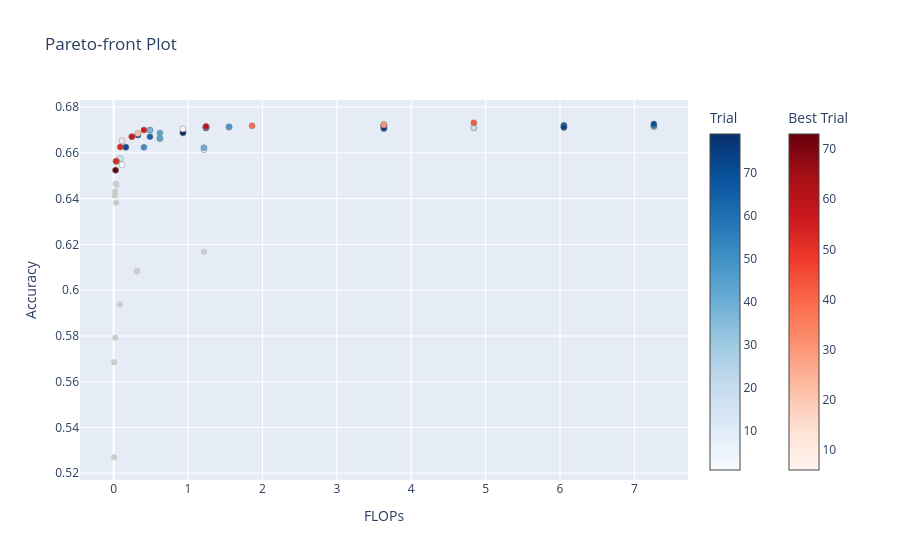

Notebook cell for this chart:
### Code cell
fig = optuna.visualization.plot_pareto_front(
    structure_study,
    target_names=["FLOPs", "Accuracy"],
)
fig.write_image("optuna_results/plots/pareto_front_8p3f.png")
fig.show()

### Figure 1 — Plotly figure (JSON) as saved in the notebook; plotly's stock layout.template omitted (floating-point values rounded to 4 significant figures)
{"data": [{"hovertemplate": "%{text}<extra>Infeasible Trial</extra>", "marker": {"color": "#cccccc"}, "mode": "markers", "showlegend": false, "text": ["{<br>  \"number\": 0,<br>  \"values\": [<br>    0.026168,<br>    0.6466129032258064<br>  ],<br>  \"params\": {<br>    \"num_transformers\": 4,<br>    \"dim_heads\": \"8_2\",<br>    \"dropout\": 0.05<br>  },<br>  \"user_attrs\": {<br>    \"acc\": 0.6466129032258064<br>  }<br>}", "{<br>  \"number\": 3,<br>  \"values\": [<br>    0.006728,<br>    0.5685322580645161<br>  ],<br>  \"params\": {<br>    \"num_transformers\": 1,<br>    \"dim_heads\": \"8_2\",<br>    \"dropout\": 0.05<br>  },<br>  \"user_attrs\": {<br>    \"acc\": 0.5685322580645161<br>  }<br>}", "{<br>  \"number\": 11,<br>  \"values\": [<br>    0.311874,<br>    0.6083225806451613<br>  ],<br>  \"params\": {<br>    \"num_transformers\": 1,<br>    \"dim_heads\": \"64_2\",<br>    \"dropout\": 0.05<br>  },<br>  \"user_attrs\": {<br>    \"acc\": 0.6083225806451613<br>  }<br>}", "{<br>  \"number\": 13,<br>  \"values\": [<br>    0.032648,<br>    0.6381612903225806<br>  ],<br>  \"params\": {<br>    \"num_transformers\": 5,<br>    \"dim_heads\": \"8_2\",<br>    \"dropout\": 0.05<br>  },<br>  \"user_attrs\": {<br>    \"acc\": 0.6381612903225806<br>  }<br>}", "{<br>  \"number\": 26,<br>  \"values\": [<br>    0.019688,<br>    0.6431129032258065<br>  ],<br>  \"params\": {<br>    \"num_transformers\": 3,<br>    \"dim_heads\": \"8_2\",<br>    \"dropout\": 0.05<br>  },<br>  \"user_attrs\": {<br>    \"acc\": 0.6431129032258065<br>  }<br>}", "{<br>  \"number\": 34,<br>  \"values\": [<br>    0.311874,<br>    0.6083225806451613<br>  ],<br>  \"params\": {<br>    \"num_transformers\": 1,<br>    \"dim_heads\": \"64_2\",<br>    \"dropout\": 0.05<br>  },<br>  \"user_attrs\": {<br>    \"acc\": 0.6083225806451613<br>  }<br>}", "{<br>  \"number\": 40,<br>  \"values\": [<br>    0.082208,<br>    0.5936935483870968<br>  ],<br>  \"params\": {<br>    \"num_transformers\": 1,<br>    \"dim_heads\": \"32_2\",<br>    \"dropout\": 0.05<br>  },<br>  \"user_attrs\": {<br>    \"acc\": 0.5936935483870968<br>  }<br>}", "{<br>  \"number\": 45,<br>  \"values\": [<br>    0.039128,<br>    0.6459677419354839<br>  ],<br>  \"params\": {<br>    \"num_transformers\": 6,<br>    \"dim_heads\": \"8_2\",<br>    \"dropout\": 0.05<br>  },<br>  \"user_attrs\": {<br>    \"acc\": 0.6459677419354839<br>  }<br>}", "{<br>  \"number\": 46,<br>  \"values\": [<br>    0.022672,<br>    0.5792258064516129<br>  ],<br>  \"params\": {<br>    \"num_transformers\": 1,<br>    \"dim_heads\": \"16_2\",<br>    \"dropout\": 0.05<br>  },<br>  \"user_attrs\": {<br>    \"acc\": 0.5792258064516129<br>  }<br>}", "{<br>  \"number\": 54,<br>  \"values\": [<br>    0.013208,<br>    0.6414354838709677<br>  ],<br>  \"params\": {<br>    \"num_transformers\": 2,<br>    \"dim_heads\": \"8_2\",<br>    \"dropout\": 0.05<br>  },<br>  \"user_attrs\": {<br>    \"acc\": 0.6414354838709677<br>  }<br>}", "{<br>  \"number\": 66,<br>  \"values\": [<br>    0.006728,<br>    0.5269838709677419<br>  ],<br>  \"params\": {<br>    \"num_transformers\": 1,<br>    \"dim_heads\": \"8_2\",<br>    \"dropout\": 0.0<br>  },<br>  \"user_attrs\": {<br>    \"acc\": 0.5269838709677419<br>  }<br>}", "{<br>  \"number\": 72,<br>  \"values\": [<br>    0.311874,<br>    0.6083225806451613<br>  ],<br>  \"params\": {<br>    \"num_transformers\": 1,<br>    \"dim_heads\": \"64_2\",<br>    \"dropout\": 0.05<br>  },<br>  \"user_attrs\": {<br>    \"acc\": 0.6083225806451613<br>  }<br>}", "{<br>  \"number\": 78,<br>  \"values\": [<br>    1.213572,<br>    0.6168064516129033<br>  ],<br>  \"params\": {<br>    \"num_transformers\": 1,<br>    \"dim_heads\": \"128_2\",<br>    \"dropout\": 0.0<br>  },<br>  \"user_attrs\": {<br>    \"acc\": 0.6168064516129033<br>  }<br>}"], "type": "scatter", "x": [0.02617, 0.006728, 0.3119, 0.03265, 0.01969, 0.3119, 0.08221, 0.03913, 0.02267, 0.01321, 0.006728, 0.3119, 1.214], "y": [0.6466, 0.5685, 0.6083, 0.6382, 0.6431, 0.6083, 0.5937, 0.646, 0.5792, 0.6414, 0.527, 0.6083, 0.6168]}, {"hovertemplate": "%{text}<extra>Feasible Trial</extra>", "marker": {"color": [1, 2, 4, 5, 8, 9, 10, 15, 16, 17, 19, 20, 25, 28, 29, 30, 32, 33, 35, 36, 37, 38, 41, 43, 44, 47, 48, 49, 50, 51, 56, 58, 59, 60, 62, 63, 64, 65, 67, 68, 69, 70, 71, 74, 75, 76, 77, 79], "colorbar": {"title": {"text": "Trial"}}, "colorscale": [[0, "rgb(247,251,255)"], [0.125, "rgb(222,235,247)"], [0.25, "rgb(198,219,239)"], [0.375, "rgb(158,202,225)"], [0.5, "rgb(107,174,214)"], [0.625, "rgb(66,146,198)"], [0.75, "rgb(33,113,181)"], [0.875, "rgb(8,81,156)"], [1, "rgb(8,48,107)"]], "line": {"color": "Grey", "width": 0.5}}, "mode": "markers", "showlegend": false, "text": ["{<br>  \"number\": 1,<br>  \"values\": [<br>    0.111376,<br>    0.6547580645161291<br>  ],<br>  \"params\": {<br>    \"num_transformers\": 5,<br>    \"dim_heads\": \"16_2\",<br>    \"dropout\": 0.05<br>  },<br>  \"user_attrs\": {<br>    \"acc\": 0.6547580645161291<br>  }<br>}", "{<br>  \"number\": 2,<br>  \"values\": [<br>    1.241544,<br>    0.6710967741935484<br>  ],<br>  \"params\": {<br>    \"num_transformers\": 4,<br>    \"dim_heads\": \"64_4\",<br>    \"dropout\": 0.0<br>  },<br>  \"user_attrs\": {<br>    \"acc\": 0.6710967741935484<br>  }<br>}", "{<br>  \"number\": 4,<br>  \"values\": [<br>    0.621764,<br>    0.6663225806451613<br>  ],<br>  \"params\": {<br>    \"num_transformers\": 2,<br>    \"dim_heads\": \"64_2\",<br>    \"dropout\": 0.0<br>  },<br>  \"user_attrs\": {<br>    \"acc\": 0.6663225806451613<br>  }<br>}", "{<br>  \"number\": 5,<br>  \"values\": [<br>    4.842384,<br>    0.671016129032258<br>  ],<br>  \"params\": {<br>    \"num_transformers\": 4,<br>    \"dim_heads\": \"128_4\",<br>    \"dropout\": 0.0<br>  },<br>  \"user_attrs\": {<br>    \"acc\": 0.671016129032258<br>  }<br>}", "{<br>  \"number\": 8,<br>  \"values\": [<br>    1.213572,<br>    0.6613870967741935<br>  ],<br>  \"params\": {<br>    \"num_transformers\": 1,<br>    \"dim_heads\": \"128_8\",<br>    \"dropout\": 0.05<br>  },<br>  \"user_attrs\": {<br>    \"acc\": 0.6613870967741935<br>  }<br>}", "{<br>  \"number\": 9,<br>  \"values\": [<br>    3.63278,<br>    0.6705967741935484<br>  ],<br>  \"params\": {<br>    \"num_transformers\": 3,<br>    \"dim_heads\": \"128_2\",<br>    \"dropout\": 0.05<br>  },<br>  \"user_attrs\": {<br>    \"acc\": 0.6705967741935484<br>  }<br>}", "{<br>  \"number\": 10,<br>  \"values\": [<br>    1.241544,<br>    0.6709677419354839<br>  ],<br>  \"params\": {<br>    \"num_transformers\": 4,<br>    \"dim_heads\": \"64_2\",<br>    \"dropout\": 0.05<br>  },<br>  \"user_attrs\": {<br>    \"acc\": 0.6709677419354839<br>  }<br>}", "{<br>  \"number\": 15,<br>  \"values\": [<br>    0.0892,<br>    0.6575645161290322<br>  ],<br>  \"params\": {<br>    \"num_transformers\": 4,<br>    \"dim_heads\": \"16_2\",<br>    \"dropout\": 0.05<br>  },<br>  \"user_attrs\": {<br>    \"acc\": 0.6575645161290322<br>  }<br>}", "{<br>  \"number\": 16,<br>  \"values\": [<br>    6.051988,<br>    0.6711774193548387<br>  ],<br>  \"params\": {<br>    \"num_transformers\": 5,<br>    \"dim_heads\": \"128_4\",<br>    \"dropout\": 0.0<br>  },<br>  \"user_attrs\": {<br>    \"acc\": 0.6711774193548387<br>  }<br>}", "{<br>  \"number\": 17,<br>  \"values\": [<br>    6.051988,<br>    0.6710967741935484<br>  ],<br>  \"params\": {<br>    \"num_transformers\": 5,<br>    \"dim_heads\": \"128_2\",<br>    \"dropout\": 0.0<br>  },<br>  \"user_attrs\": {<br>    \"acc\": 0.6710967741935484<br>  }<br>}", "{<br>  \"number\": 19,<br>  \"values\": [<br>    4.842384,<br>    0.671016129032258<br>  ],<br>  \"params\": {<br>    \"num_transformers\": 4,<br>    \"dim_heads\": \"128_4\",<br>    \"dropout\": 0.0<br>  },<br>  \"user_attrs\": {<br>    \"acc\": 0.671016129032258<br>  }<br>}", "{<br>  \"number\": 20,<br>  \"values\": [<br>    0.931654,<br>    0.6692903225806451<br>  ],<br>  \"params\": {<br>    \"num_transformers\": 3,<br>    \"dim_heads\": \"64_2\",<br>    \"dropout\": 0.05<br>  },<br>  \"user_attrs\": {<br>    \"acc\": 0.6692903225806451<br>  }<br>}", "{<br>  \"number\": 25,<br>  \"values\": [<br>    0.163424,<br>    0.6625161290322581<br>  ],<br>  \"params\": {<br>    \"num_transformers\": 2,<br>    \"dim_heads\": \"32_2\",<br>    \"dropout\": 0.05<br>  },<br>  \"user_attrs\": {<br>    \"acc\": 0.6625161290322581<br>  }<br>}", "{<br>  \"number\": 28,<br>  \"values\": [<br>    7.261592,<br>    0.6715806451612903<br>  ],<br>  \"params\": {<br>    \"num_transformers\": 6,<br>    \"dim_heads\": \"128_8\",<br>    \"dropout\": 0.0<br>  },<br>  \"user_attrs\": {<br>    \"acc\": 0.6715806451612903<br>  }<br>}", "{<br>  \"number\": 29,<br>  \"values\": [<br>    1.551434,<br>    0.6711935483870968<br>  ],<br>  \"params\": {<br>    \"num_transformers\": 5,<br>    \"dim_heads\": \"64_4\",<br>    \"dropout\": 0.0<br>  },<br>  \"user_attrs\": {<br>    \"acc\": 0.6711935483870968<br>  }<br>}", "{<br>  \"number\": 30,<br>  \"values\": [<br>    0.931654,<br>    0.6687580645161291<br>  ],<br>  \"params\": {<br>    \"num_transformers\": 3,<br>    \"dim_heads\": \"64_2\",<br>    \"dropout\": 0.0<br>  },<br>  \"user_attrs\": {<br>    \"acc\": 0.6687580645161291<br>  }<br>}", "{<br>  \"number\": 32,<br>  \"values\": [<br>    1.241544,<br>    0.6710967741935484<br>  ],<br>  \"params\": {<br>    \"num_transformers\": 4,<br>    \"dim_heads\": \"64_4\",<br>    \"dropout\": 0.0<br>  },<br>  \"user_attrs\": {<br>    \"acc\": 0.6710967741935484<br>  }<br>}", "{<br>  \"number\": 33,<br>  \"values\": [<br>    0.488288,<br>    0.6699677419354839<br>  ],<br>  \"params\": {<br>    \"num_transformers\": 6,<br>    \"dim_heads\": \"32_2\",<br>    \"dropout\": 0.0<br>  },<br>  \"user_attrs\": {<br>    \"acc\": 0.6699677419354839<br>  }<br>}", "{<br>  \"number\": 35,<br>  \"values\": [<br>    0.325856,<br>    0.6678709677419354<br>  ],<br>  \"params\": {<br>    \"num_transformers\": 4,<br>    \"dim_heads\": \"32_2\",<br>    \"dropout\": 0.05<br>  },<br>  \"user_attrs\": {<br>    \"acc\": 0.6678709677419354<br>  }<br>}", "{<br>  \"number\": 36,<br>  \"values\": [<br>    0.163424,<br>    0.6625161290322581<br>  ],<br>  \"params\": {<br>    \"num_transformers\": 2,<br>    \"dim_heads\": \"32_2\",<br>    \"dropout\": 0.05<br>  },<br>  \"user_attrs\": {<br>    \"acc\": 0.6625161290322581<br>  }<br>}", "{<br>  \"number\": 37,<br>  \"values\": [<br>    0.488288,<br>    0.6699677419354839<br>  ],<br>  \"params\": {<br>    \"num_transformers\": 6,<br>    \"dim_heads\": \"32_2\",<br>    \"dropout\": 0.0<br>  },<br>  \"user_attrs\": {<br>    \"acc\": 0.6699677419354839<br>  }<br>}", "{<br>  \"number\": 38,<br>  \"values\": [<br>    7.261592,<br>    0.6715806451612903<br>  ],<br>  \"params\": {<br>    \"num_transformers\": 6,<br>    \"dim_heads\": \"128_8\",<br>    \"dropout\": 0.0<br>  },<br>  \"user_attrs\": {<br>    \"acc\": 0.6715806451612903<br>  }<br>}", "{<br>  \"number\": 41,<br>  \"values\": [<br>    1.213572,<br>    0.662258064516129<br>  ],<br>  \"params\": {<br>    \"num_transformers\": 1,<br>    \"dim_heads\": \"128_8\",<br>    \"dropout\": 0.0<br>  },<br>  \"user_attrs\": {<br>    \"acc\": 0.662258064516129<br>  }<br>}", "{<br>  \"number\": 43,<br>  \"values\": [<br>    0.621764,<br>    0.6686451612903226<br>  ],<br>  \"params\": {<br>    \"num_transformers\": 2,<br>    \"dim_heads\": \"64_4\",<br>    \"dropout\": 0.0<br>  },<br>  \"user_attrs\": {<br>    \"acc\": 0.6686451612903226<br>  }<br>}", "{<br>  \"number\": 44,<br>  \"values\": [<br>    0.621764,<br>    0.6663225806451613<br>  ],<br>  \"params\": {<br>    \"num_transformers\": 2,<br>    \"dim_heads\": \"64_2\",<br>    \"dropout\": 0.0<br>  },<br>  \"user_attrs\": {<br>    \"acc\": 0.6663225806451613<br>  }<br>}", "{<br>  \"number\": 47,<br>  \"values\": [<br>    3.63278,<br>    0.6720483870967742<br>  ],<br>  \"params\": {<br>    \"num_transformers\": 3,<br>    \"dim_heads\": \"128_4\",<br>    \"dropout\": 0.05<br>  },<br>  \"user_attrs\": {<br>    \"acc\": 0.6720483870967742<br>  }<br>}", "{<br>  \"number\": 48,<br>  \"values\": [<br>    1.551434,<br>    0.6714677419354839<br>  ],<br>  \"params\": {<br>    \"num_transformers\": 5,<br>    \"dim_heads\": \"64_2\",<br>    \"dropout\": 0.0<br>  },<br>  \"user_attrs\": {<br>    \"acc\": 0.6714677419354839<br>  }<br>}", "{<br>  \"number\": 49,<br>  \"values\": [<br>    6.051988,<br>    0.6719677419354839<br>  ],<br>  \"params\": {<br>    \"num_transformers\": 5,<br>    \"dim_heads\": \"128_2\",<br>    \"dropout\": 0.05<br>  },<br>  \"user_attrs\": {<br>    \"acc\": 0.6719677419354839<br>  }<br>}", "{<br>  \"number\": 50,<br>  \"values\": [<br>    1.241544,<br>    0.6709677419354839<br>  ],<br>  \"params\": {<br>    \"num_transformers\": 4,<br>    \"dim_heads\": \"64_2\",<br>    \"dropout\": 0.05<br>  },<br>  \"user_attrs\": {<br>    \"acc\": 0.6709677419354839<br>  }<br>}", "{<br>  \"number\": 51,<br>  \"values\": [<br>    0.407072,<br>    0.6624193548387097<br>  ],<br>  \"params\": {<br>    \"num_transformers\": 5,<br>    \"dim_heads\": \"32_2\",<br>    \"dropout\": 0.05<br>  },<br>  \"user_attrs\": {<br>    \"acc\": 0.6624193548387097<br>  }<br>}", "{<br>  \"number\": 56,<br>  \"values\": [<br>    7.261592,<br>    0.6719354838709677<br>  ],<br>  \"params\": {<br>    \"num_transformers\": 6,<br>    \"dim_heads\": \"128_8\",<br>    \"dropout\": 0.05<br>  },<br>  \"user_attrs\": {<br>    \"acc\": 0.6719354838709677<br>  }<br>}", "{<br>  \"number\": 58,<br>  \"values\": [<br>    1.241544,<br>    0.6710967741935484<br>  ],<br>  \"params\": {<br>    \"num_transformers\": 4,<br>    \"dim_heads\": \"64_4\",<br>    \"dropout\": 0.0<br>  },<br>  \"user_attrs\": {<br>    \"acc\": 0.6710967741935484<br>  }<br>}", "{<br>  \"number\": 59,<br>  \"values\": [<br>    3.63278,<br>    0.6705967741935484<br>  ],<br>  \"params\": {<br>    \"num_transformers\": 3,<br>    \"dim_heads\": \"128_2\",<br>    \"dropout\": 0.05<br>  },<br>  \"user_attrs\": {<br>    \"acc\": 0.6705967741935484<br>  }<br>}", "{<br>  \"number\": 60,<br>  \"values\": [<br>    0.325856,<br>    0.6678709677419354<br>  ],<br>  \"params\": {<br>    \"num_transformers\": 4,<br>    \"dim_heads\": \"32_2\",<br>    \"dropout\": 0.05<br>  },<br>  \"user_attrs\": {<br>    \"acc\": 0.6678709677419354<br>  }<br>}", "{<br>  \"number\": 62,<br>  \"values\": [<br>    3.63278,<br>    0.6717096774193548<br>  ],<br>  \"params\": {<br>    \"num_transformers\": 3,<br>    \"dim_heads\": \"128_8\",<br>    \"dropout\": 0.05<br>  },<br>  \"user_attrs\": {<br>    \"acc\": 0.6717096774193548<br>  }<br>}", "{<br>  \"number\": 63,<br>  \"values\": [<br>    1.241544,<br>    0.6710967741935484<br>  ],<br>  \"params\": {<br>    \"num_transformers\": 4,<br>    \"dim_heads\": \"64_4\",<br>    \"dropout\": 0.0<br>  },<br>  \"user_attrs\": {<br>    \"acc\": 0.6710967741935484<br>  }<br>}", "{<br>  \"number\": 64,<br>  \"values\": [<br>    0.488288,<br>    0.6670806451612903<br>  ],<br>  \"params\": {<br>    \"num_transformers\": 6,<br>    \"dim_heads\": \"32_2\",<br>    \"dropout\": 0.05<br>  },<br>  \"user_attrs\": {<br>    \"acc\": 0.6670806451612903<br>  }<br>}", "{<br>  \"number\": 65,<br>  \"values\": [<br>    1.241544,<br>    0.6709677419354839<br>  ],<br>  \"params\": {<br>    \"num_transformers\": 4,<br>    \"dim_heads\": \"64_2\",<br>    \"dropout\": 0.05<br>  },<br>  \"user_attrs\": {<br>    \"acc\": 0.6709677419354839<br>  }<br>}", "{<br>  \"number\": 67,<br>  \"values\": [<br>    3.63278,<br>    0.6720483870967742<br>  ],<br>  \"params\": {<br>    \"num_transformers\": 3,<br>    \"dim_heads\": \"128_4\",<br>    \"dropout\": 0.05<br>  },<br>  \"user_attrs\": {<br>    \"acc\": 0.6720483870967742<br>  }<br>}", "{<br>  \"number\": 68,<br>  \"values\": [<br>    6.051988,<br>    0.6719677419354839<br>  ],<br>  \"params\": {<br>    \"num_transformers\": 5,<br>    \"dim_heads\": \"128_2\",<br>    \"dropout\": 0.05<br>  },<br>  \"user_attrs\": {<br>    \"acc\": 0.6719677419354839<br>  }<br>}", "{<br>  \"number\": 69,<br>  \"values\": [<br>    3.63278,<br>    0.6717096774193548<br>  ],<br>  \"params\": {<br>    \"num_transformers\": 3,<br>    \"dim_heads\": \"128_8\",<br>    \"dropout\": 0.05<br>  },<br>  \"user_attrs\": {<br>    \"acc\": 0.6717096774193548<br>  }<br>}", "{<br>  \"number\": 70,<br>  \"values\": [<br>    7.261592,<br>    0.6726774193548387<br>  ],<br>  \"params\": {<br>    \"num_transformers\": 6,<br>    \"dim_heads\": \"128_2\",<br>    \"dropout\": 0.05<br>  },<br>  \"user_attrs\": {<br>    \"acc\": 0.6726774193548387<br>  }<br>}", "{<br>  \"number\": 71,<br>  \"values\": [<br>    0.163424,<br>    0.6625161290322581<br>  ],<br>  \"params\": {<br>    \"num_transformers\": 2,<br>    \"dim_heads\": \"32_2\",<br>    \"dropout\": 0.05<br>  },<br>  \"user_attrs\": {<br>    \"acc\": 0.6625161290322581<br>  }<br>}", "{<br>  \"number\": 74,<br>  \"values\": [<br>    6.051988,<br>    0.6711935483870968<br>  ],<br>  \"params\": {<br>    \"num_transformers\": 5,<br>    \"dim_heads\": \"128_8\",<br>    \"dropout\": 0.0<br>  },<br>  \"user_attrs\": {<br>    \"acc\": 0.6711935483870968<br>  }<br>}", "{<br>  \"number\": 75,<br>  \"values\": [<br>    3.63278,<br>    0.6709838709677419<br>  ],<br>  \"params\": {<br>    \"num_transformers\": 3,<br>    \"dim_heads\": \"128_2\",<br>    \"dropout\": 0.0<br>  },<br>  \"user_attrs\": {<br>    \"acc\": 0.6709838709677419<br>  }<br>}", "{<br>  \"number\": 76,<br>  \"values\": [<br>    0.325856,<br>    0.6678709677419354<br>  ],<br>  \"params\": {<br>    \"num_transformers\": 4,<br>    \"dim_heads\": \"32_2\",<br>    \"dropout\": 0.05<br>  },<br>  \"user_attrs\": {<br>    \"acc\": 0.6678709677419354<br>  }<br>}", "{<br>  \"number\": 77,<br>  \"values\": [<br>    3.63278,<br>    0.6709838709677419<br>  ],<br>  \"params\": {<br>    \"num_transformers\": 3,<br>    \"dim_heads\": \"128_2\",<br>    \"dropout\": 0.0<br>  },<br>  \"user_attrs\": {<br>    \"acc\": 0.6709838709677419<br>  }<br>}", "{<br>  \"number\": 79,<br>  \"values\": [<br>    0.931654,<br>    0.6687580645161291<br>  ],<br>  \"params\": {<br>    \"num_transformers\": 3,<br>    \"dim_heads\": \"64_2\",<br>    \"dropout\": 0.0<br>  },<br>  \"user_attrs\": {<br>    \"acc\": 0.6687580645161291<br>  }<br>}"], "type": "scatter", "x": [0.1114, 1.242, 0.6218, 4.842, 1.214, 3.633, 1.242, 0.0892, 6.052, 6.052, 4.842, 0.9317, 0.1634, 7.262, 1.551, 0.9317, 1.242, 0.4883, 0.3259, 0.1634, 0.4883, 7.262, 1.214, 0.6218, 0.6218, 3.633, 1.551, 6.052, 1.242, 0.4071, 7.262, 1.242, 3.633, 0.3259, 3.633, 1.242, 0.4883, 1.242, 3.633, 6.052, 3.633, 7.262, 0.1634, 6.052, 3.633, 0.3259, 3.633, 0.9317], "y": [0.6548, 0.6711, 0.6663, 0.671, 0.6614, 0.6706, 0.671, 0.6576, 0.6712, 0.6711, 0.671, 0.6693, 0.6625, 0.6716, 0.6712, 0.6688, 0.6711, 0.67, 0.6679, 0.6625, 0.67, 0.6716, 0.6623, 0.6686, 0.6663, 0.672, 0.6715, 0.672, 0.671, 0.6624, 0.6719, 0.6711, 0.6706, 0.6679, 0.6717, 0.6711, 0.6671, 0.671, 0.672, 0.672, 0.6717, 0.6727, 0.6625, 0.6712, 0.671, 0.6679, 0.671, 0.6688]}, {"hovertemplate": "%{text}<extra>Best Trial</extra>", "marker": {"color": [6, 7, 12, 14, 18, 21, 22, 23, 24, 27, 31, 39, 42, 52, 53, 55, 57, 61, 73], "colorbar": {"title": {"text": "Best Trial"}, "x": 1.1, "xpad": 40}, "colorscale": [[0, "rgb(255,245,240)"], [0.125, "rgb(254,224,210)"], [0.25, "rgb(252,187,161)"], [0.375, "rgb(252,146,114)"], [0.5, "rgb(251,106,74)"], [0.625, "rgb(239,59,44)"], [0.75, "rgb(203,24,29)"], [0.875, "rgb(165,15,21)"], [1, "rgb(103,0,13)"]], "line": {"color": "Grey", "width": 0.5}}, "mode": "markers", "showlegend": false, "text": ["{<br>  \"number\": 6,<br>  \"values\": [<br>    0.931654,<br>    0.6705<br>  ],<br>  \"params\": {<br>    \"num_transformers\": 3,<br>    \"dim_heads\": \"64_4\",<br>    \"dropout\": 0.0<br>  },<br>  \"user_attrs\": {<br>    \"acc\": 0.6705<br>  }<br>}", "{<br>  \"number\": 7,<br>  \"values\": [<br>    1.241544,<br>    0.6715322580645161<br>  ],<br>  \"params\": {<br>    \"num_transformers\": 4,<br>    \"dim_heads\": \"64_2\",<br>    \"dropout\": 0.0<br>  },<br>  \"user_attrs\": {<br>    \"acc\": 0.6715322580645161<br>  }<br>}", "{<br>  \"number\": 12,<br>  \"values\": [<br>    0.111376,<br>    0.6652903225806451<br>  ],<br>  \"params\": {<br>    \"num_transformers\": 5,<br>    \"dim_heads\": \"16_2\",<br>    \"dropout\": 0.0<br>  },<br>  \"user_attrs\": {<br>    \"acc\": 0.6652903225806451<br>  }<br>}", "{<br>  \"number\": 14,<br>  \"values\": [<br>    0.032648,<br>    0.6563709677419355<br>  ],<br>  \"params\": {<br>    \"num_transformers\": 5,<br>    \"dim_heads\": \"8_2\",<br>    \"dropout\": 0.0<br>  },<br>  \"user_attrs\": {<br>    \"acc\": 0.6563709677419355<br>  }<br>}", "{<br>  \"number\": 18,<br>  \"values\": [<br>    0.026168,<br>    0.6524516129032258<br>  ],<br>  \"params\": {<br>    \"num_transformers\": 4,<br>    \"dim_heads\": \"8_2\",<br>    \"dropout\": 0.0<br>  },<br>  \"user_attrs\": {<br>    \"acc\": 0.6524516129032258<br>  }<br>}", "{<br>  \"number\": 21,<br>  \"values\": [<br>    0.325856,<br>    0.6684516129032259<br>  ],<br>  \"params\": {<br>    \"num_transformers\": 4,<br>    \"dim_heads\": \"32_2\",<br>    \"dropout\": 0.0<br>  },<br>  \"user_attrs\": {<br>    \"acc\": 0.6684516129032259<br>  }<br>}", "{<br>  \"number\": 22,<br>  \"values\": [<br>    3.63278,<br>    0.6723548387096774<br>  ],<br>  \"params\": {<br>    \"num_transformers\": 3,<br>    \"dim_heads\": \"128_8\",<br>    \"dropout\": 0.0<br>  },<br>  \"user_attrs\": {<br>    \"acc\": 0.6723548387096774<br>  }<br>}", "{<br>  \"number\": 23,<br>  \"values\": [<br>    0.24464,<br>    0.6670967741935484<br>  ],<br>  \"params\": {<br>    \"num_transformers\": 3,<br>    \"dim_heads\": \"32_2\",<br>    \"dropout\": 0.0<br>  },<br>  \"user_attrs\": {<br>    \"acc\": 0.6670967741935484<br>  }<br>}", "{<br>  \"number\": 24,<br>  \"values\": [<br>    0.039128,<br>    0.6564032258064516<br>  ],<br>  \"params\": {<br>    \"num_transformers\": 6,<br>    \"dim_heads\": \"8_2\",<br>    \"dropout\": 0.0<br>  },<br>  \"user_attrs\": {<br>    \"acc\": 0.6564032258064516<br>  }<br>}", "{<br>  \"number\": 27,<br>  \"values\": [<br>    0.039128,<br>    0.6564032258064516<br>  ],<br>  \"params\": {<br>    \"num_transformers\": 6,<br>    \"dim_heads\": \"8_2\",<br>    \"dropout\": 0.0<br>  },<br>  \"user_attrs\": {<br>    \"acc\": 0.6564032258064516<br>  }<br>}", "{<br>  \"number\": 31,<br>  \"values\": [<br>    3.63278,<br>    0.6723548387096774<br>  ],<br>  \"params\": {<br>    \"num_transformers\": 3,<br>    \"dim_heads\": \"128_8\",<br>    \"dropout\": 0.0<br>  },<br>  \"user_attrs\": {<br>    \"acc\": 0.6723548387096774<br>  }<br>}", "{<br>  \"number\": 39,<br>  \"values\": [<br>    1.861324,<br>    0.6718225806451613<br>  ],<br>  \"params\": {<br>    \"num_transformers\": 6,<br>    \"dim_heads\": \"64_4\",<br>    \"dropout\": 0.05<br>  },<br>  \"user_attrs\": {<br>    \"acc\": 0.6718225806451613<br>  }<br>}", "{<br>  \"number\": 42,<br>  \"values\": [<br>    4.842384,<br>    0.6731774193548387<br>  ],<br>  \"params\": {<br>    \"num_transformers\": 4,<br>    \"dim_heads\": \"128_8\",<br>    \"dropout\": 0.05<br>  },<br>  \"user_attrs\": {<br>    \"acc\": 0.6731774193548387<br>  }<br>}", "{<br>  \"number\": 52,<br>  \"values\": [<br>    0.032648,<br>    0.6563709677419355<br>  ],<br>  \"params\": {<br>    \"num_transformers\": 5,<br>    \"dim_heads\": \"8_2\",<br>    \"dropout\": 0.0<br>  },<br>  \"user_attrs\": {<br>    \"acc\": 0.6563709677419355<br>  }<br>}", "{<br>  \"number\": 53,<br>  \"values\": [<br>    0.0892,<br>    0.6625483870967742<br>  ],<br>  \"params\": {<br>    \"num_transformers\": 4,<br>    \"dim_heads\": \"16_2\",<br>    \"dropout\": 0.0<br>  },<br>  \"user_attrs\": {<br>    \"acc\": 0.6625483870967742<br>  }<br>}", "{<br>  \"number\": 55,<br>  \"values\": [<br>    0.407072,<br>    0.670016129032258<br>  ],<br>  \"params\": {<br>    \"num_transformers\": 5,<br>    \"dim_heads\": \"32_2\",<br>    \"dropout\": 0.0<br>  },<br>  \"user_attrs\": {<br>    \"acc\": 0.670016129032258<br>  }<br>}", "{<br>  \"number\": 57,<br>  \"values\": [<br>    0.24464,<br>    0.6670967741935484<br>  ],<br>  \"params\": {<br>    \"num_transformers\": 3,<br>    \"dim_heads\": \"32_2\",<br>    \"dropout\": 0.0<br>  },<br>  \"user_attrs\": {<br>    \"acc\": 0.6670967741935484<br>  }<br>}", "{<br>  \"number\": 61,<br>  \"values\": [<br>    1.241544,<br>    0.6715322580645161<br>  ],<br>  \"params\": {<br>    \"num_transformers\": 4,<br>    \"dim_heads\": \"64_2\",<br>    \"dropout\": 0.0<br>  },<br>  \"user_attrs\": {<br>    \"acc\": 0.6715322580645161<br>  }<br>}", "{<br>  \"number\": 73,<br>  \"values\": [<br>    0.026168,<br>    0.6524516129032258<br>  ],<br>  \"params\": {<br>    \"num_transformers\": 4,<br>    \"dim_heads\": \"8_2\",<br>    \"dropout\": 0.0<br>  },<br>  \"user_attrs\": {<br>    \"acc\": 0.6524516129032258<br>  }<br>}"], "type": "scatter", "x": [0.9317, 1.242, 0.1114, 0.03265, 0.02617, 0.3259, 3.633, 0.2446, 0.03913, 0.03913, 3.633, 1.861, 4.842, 0.03265, 0.0892, 0.4071, 0.2446, 1.242, 0.02617], "y": [0.6705, 0.6715, 0.6653, 0.6564, 0.6525, 0.6685, 0.6724, 0.6671, 0.6564, 0.6564, 0.6724, 0.6718, 0.6732, 0.6564, 0.6625, 0.67, 0.6671, 0.6715, 0.6525]}], "layout": {"title": {"text": "Pareto-front Plot"}, "xaxis": {"title": {"text": "FLOPs"}}, "yaxis": {"title": {"text": "Accuracy"}}}}
